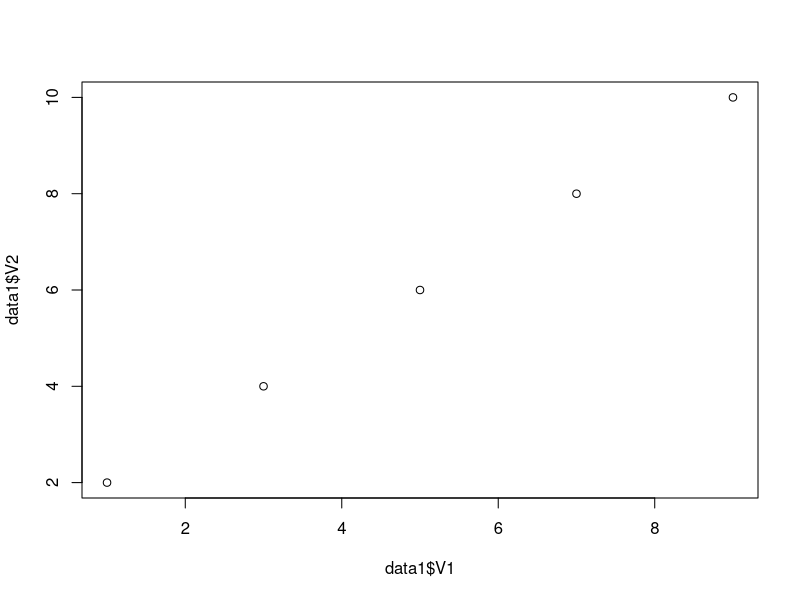
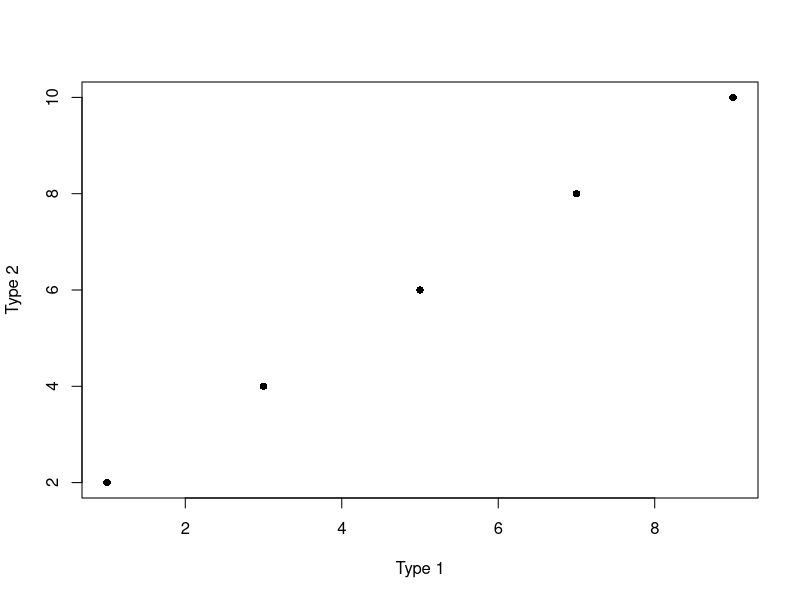
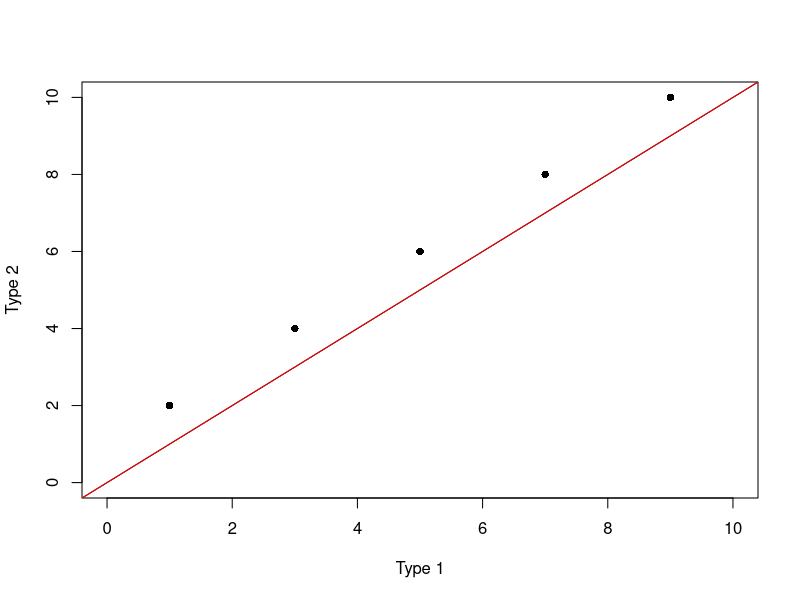
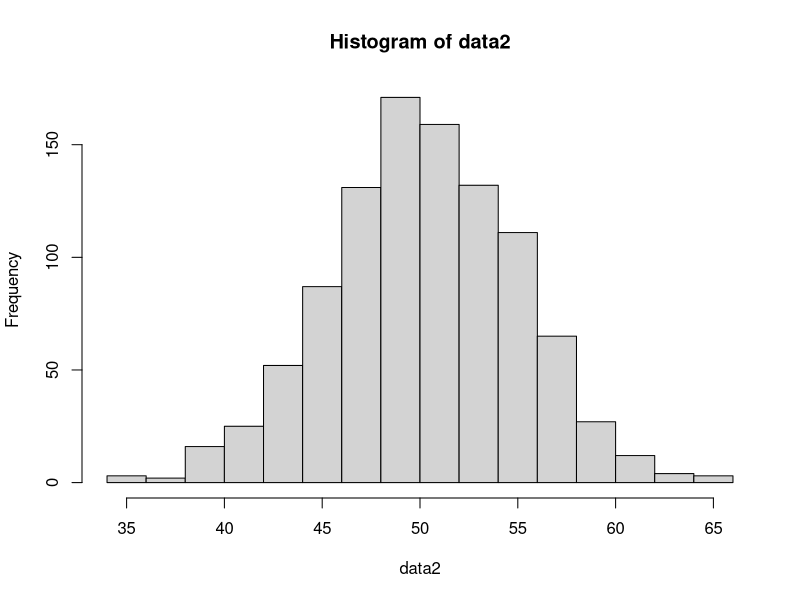
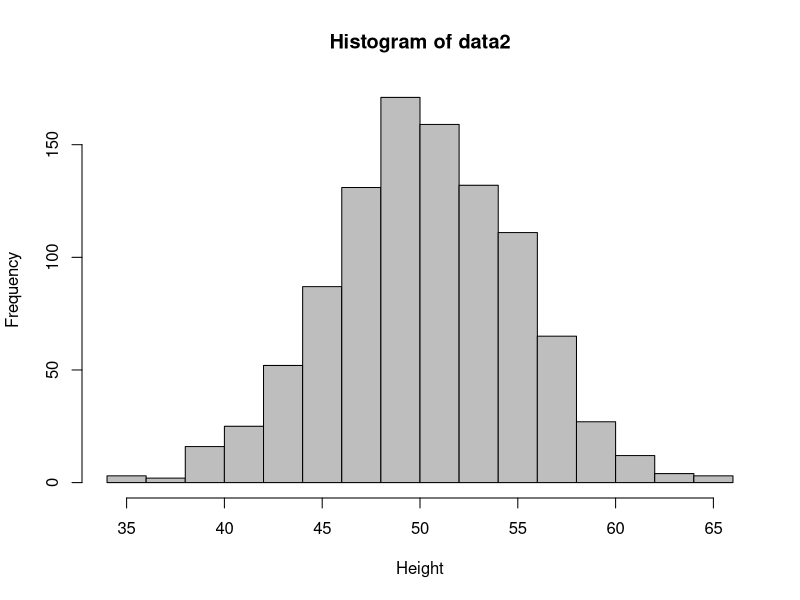
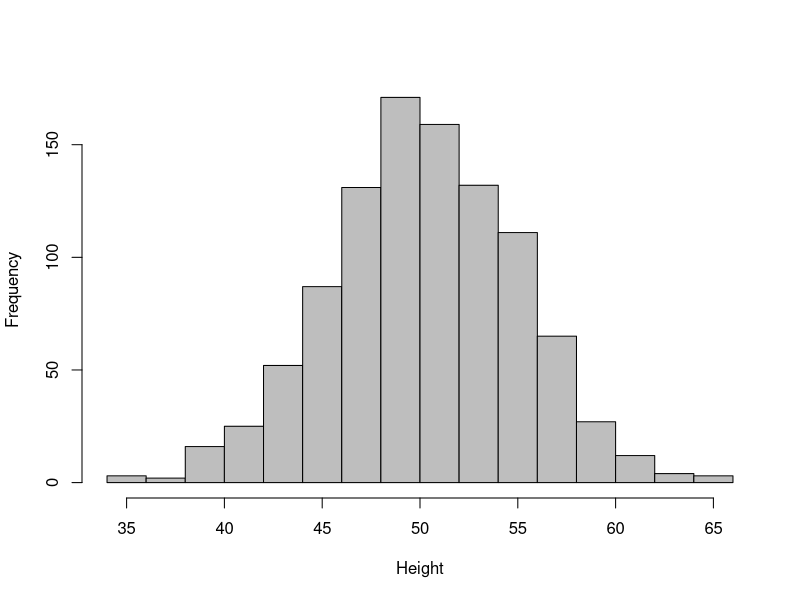
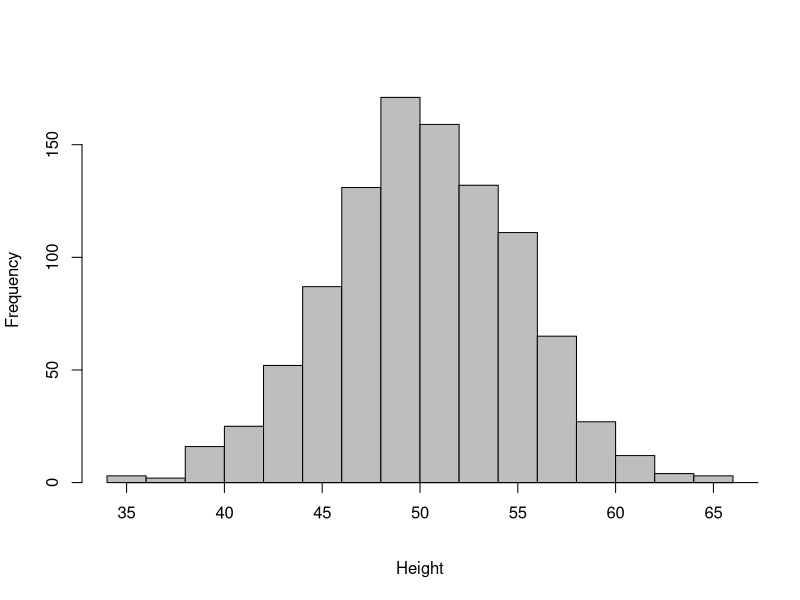
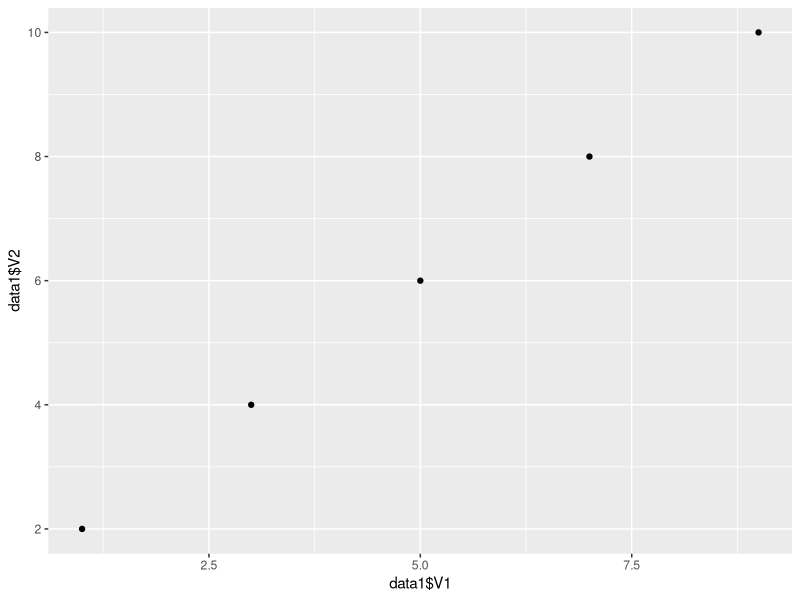

The R source for these figures, in order:
getwd()
#setwd("/Users/cnhirsch/Desktop/")

#########################################################################
#################### Siumulating Data ###################################
#########################################################################

data1<-as.data.frame(matrix(data=c(1,3,5,7,9,2,4,6,8,10), ncol=2))
data1

data2<-rnorm(1000, mean=50, sd=5)


#########################################################################
#################### Making Basic Plots #################################
#########################################################################

#Making a scatter plot with vanilla R
plot(data1$V1, data1$V2)

#Modifying the x and y labels and changing the symbol type
plot(data1$V1, data1$V2, xlab="Type 1", ylab="Type 2", pch=16)

#Modifying the x and y axis limits
plot(data1$V1, data1$V2, xlab="Type 1", ylab="Type 2", pch=16, xlim=c(0,10), ylim=c(0,10))

#Add a line with intercept 0 and slope of 1
abline(a=0, b=1)

#Change the color to be red
abline(a=0, b=1, col="red")

#Makeing a histogram with vanilla R
hist(data2)

#Modifying x-axis label, color, and number of breaks
hist(data2, xlab="Height", col="gray", breaks=20)

#Remove the main header
hist(data2, xlab="Height", col="gray", breaks=20, main="")

#Remove the space below the histogram
hist(data2, xlab="Height", col="gray", breaks=20, main="", xaxt="n")
axis(1, at=c(35,40,45,50,55,60,65,70), lab=c(35,40,45,50,55,60,65,70), pos=0)

#Opening a PDF file to write this figure to file
pdf.options(family="Helvetica")
pdf("hist.pdf", pointsize=10)
hist(data2, xlab="Height", col="gray", breaks=20, main="", xaxt="n")
axis(1, at=c(35,40,45,50,55,60,65,70), lab=c(35,40,45,50,55,60,65,70), pos=0)
dev.off()

#########################################################################
##################### Loading  ggplot2 ##################################
#########################################################################

install.packages("ggplot2")
library("ggplot2")  

#########################################################################
########################## Basic Plots ##################################
#########################################################################

#Making a scatter plot
qplot(data1$V1, data1$V2)

#Making a histogram
qplot(data2, geom="histogram")

#Another way to make a scatter plot
ggplot(data1, aes(V1, V2)) + geom_point()

#########################################################################
######################## Advanced Plots #################################
#########################################################################

#Creating a more complex data set
data3<-as.data.frame(matrix(data=c(1,2,3,4,5,1,3,5,7,9,2,4,6,8,10), ncol=3))
colnames(data3) <- c("Day", "Treatment1", "Treatment2")
data3

#Install and load reshape to convert data to long format
install.packages("reshape2")
library("reshape2")

#Melt data to long format
data3_long<-melt(data3, id="Day")
data3_long

#Lets make some more complex plots
ggplot(data3_long, aes(Day, value)) + geom_point()
ggplot(data3_long, aes(Day, value, color=variable)) + geom_point()
ggplot(data3_long, aes(Day, value, color=variable)) + geom_point() + geom_line()
ggplot(data3_long, aes(Day, value)) + geom_point() + geom_line(aes(color=variable))

